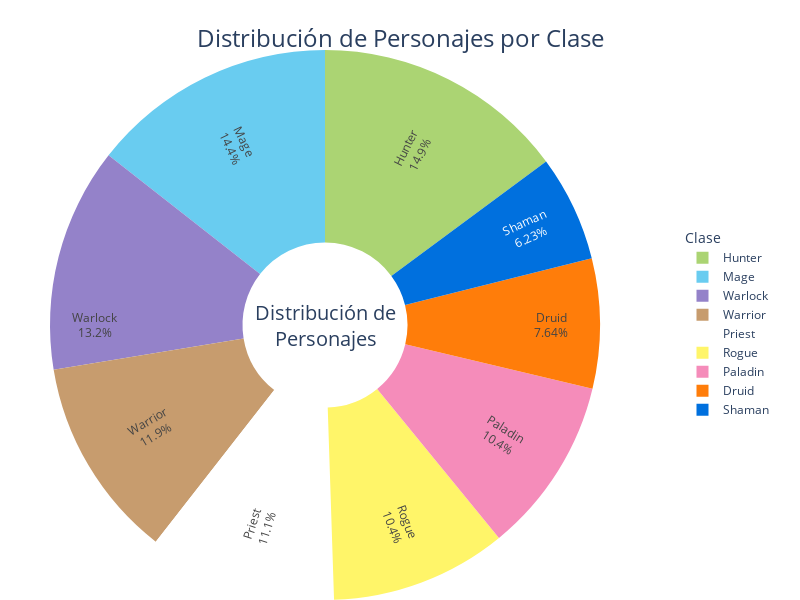

Write notebook code for a chart like this one.
### Markdown cell above
A continuación, exploraremos cuáles son las clases más jugadas en World of Warcraft. Identificar las clases más populares nos ayudará a comprender mejor las preferencias de los jugadores y cómo se distribuyen entre las diferentes opciones disponibles en el juego.

### Code cell
class_counts = wowah_data['charclass'].value_counts()


colors = {
    'Druid': '#FF7D0A',   # Naranja
    'Hunter': '#ABD473',  # Verde
    'Mage': '#69CCF0',    # Azul claro
    'Paladin': '#F58CBA', # Rosa
    'Priest': '#FFFFFF',  # Blanco
    'Rogue': '#FFF569',   # Amarillo
    'Shaman': '#0070DE',  # Azul
    'Warlock': '#9482C9', # Morado
    'Warrior': '#C79C6E'  # Marrón claro
}

fig = go.Figure(data=[go.Pie(
    labels=class_counts.index,
    values=class_counts,
    marker=dict(
        colors=[colors.get(clase, '#000000') for clase in class_counts.index]
    ),
    textinfo='label+percent',
    insidetextorientation='radial',
    hole=0.3 
)])

fig.update_layout(
    title_text='Distribución de Personajes por Clase',
    title_font_size=24,
    title_x=0.5,
    title_y=0.95,
    legend_title_text='Clase',
    legend=dict(
        x=1.05,  
        y=0.5,
        traceorder='normal',
        orientation='v'
    ),
    margin=dict(l=0, r=150, t=50, b=0),  
    width=800,  
    height=600,  
    annotations=[dict(
        text='Distribución de<br>Personajes',
        x=0.5,
        y=0.5,
        font_size=20,
        showarrow=False
    )]
)

fig.show()

### Figure 1 — Plotly figure (JSON) as saved in the notebook; plotly's stock layout.template omitted (floating-point values rounded to 4 significant figures)
{"data": [{"hole": 0.3, "insidetextorientation": "radial", "labels": ["Hunter", "Mage", "Warlock", "Warrior", "Priest", "Rogue", "Paladin", "Druid", "Shaman"], "marker": {"colors": ["#ABD473", "#69CCF0", "#9482C9", "#C79C6E", "#FFFFFF", "#FFF569", "#F58CBA", "#FF7D0A", "#0070DE"]}, "textinfo": "label+percent", "type": "pie", "values": [155891, 151202, 138181, 124262, 116138, 108818, 108734, 80061, 65288]}], "layout": {"annotations": [{"font": {"size": 20}, "showarrow": false, "text": "Distribución de<br>Personajes", "x": 0.5, "y": 0.5}], "height": 600, "legend": {"orientation": "v", "title": {"text": "Clase"}, "traceorder": "normal", "x": 1.05, "y": 0.5}, "margin": {"b": 0, "l": 0, "r": 150, "t": 50}, "title": {"font": {"size": 24}, "text": "Distribución de Personajes por Clase", "x": 0.5, "y": 0.95}, "width": 800}}
